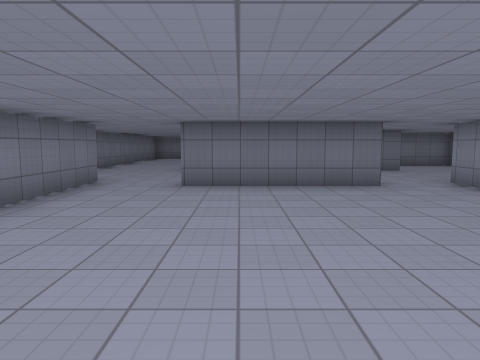
View 1 (above)

16 first-person views from a walk through a Godot game level. The camera is 1.5 m above the floor, tilts 6° down and sees 70° across. The floor is counted in squares, 2 m on a side. Each view is taken from the middle of a square. On the plan, view 1 faces up. The plan holds only what a view shows up to about 11 squares ahead; the rest is blank. The place goes on beyond the plan. Surface patterns are stand-ins for the level's own textures.

View 2
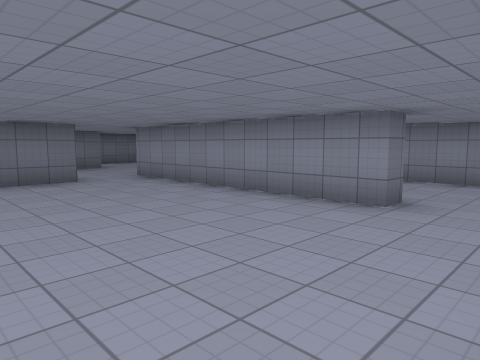

View 3
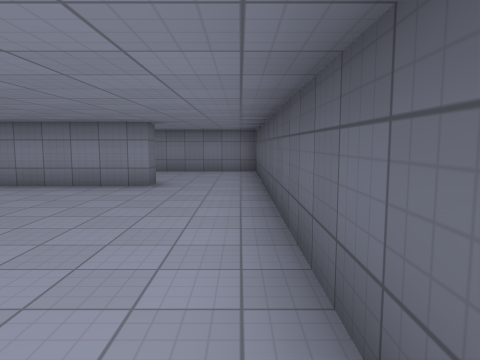

View 4
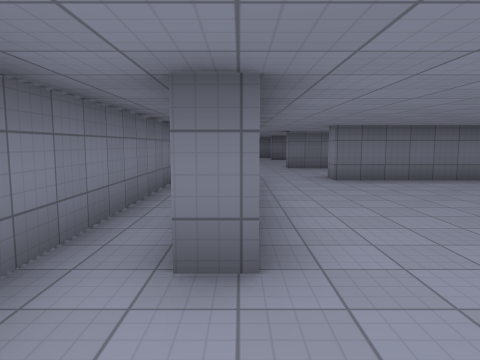

View 5
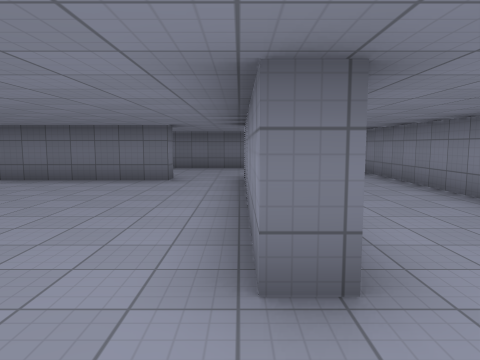

View 6
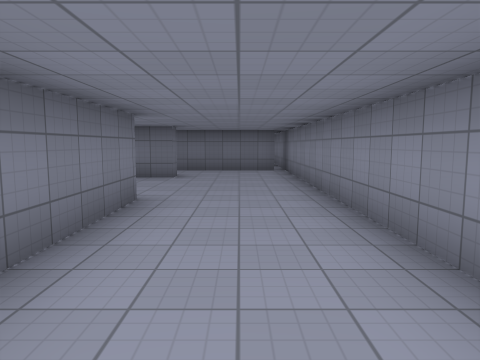

View 7
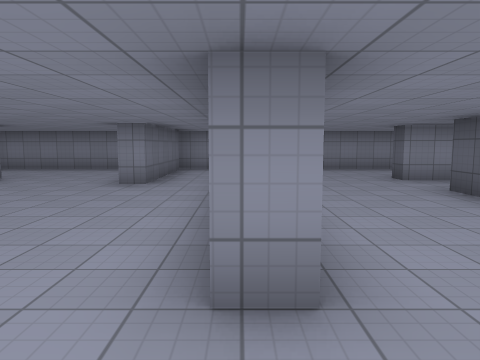

View 8
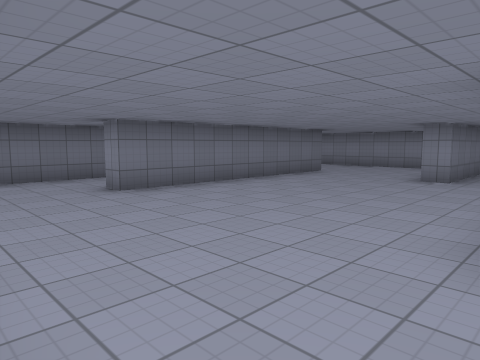

View 9
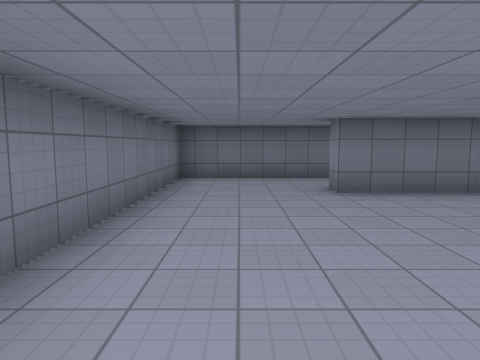

View 10
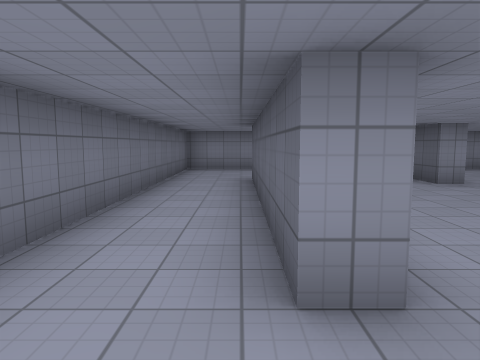

View 11
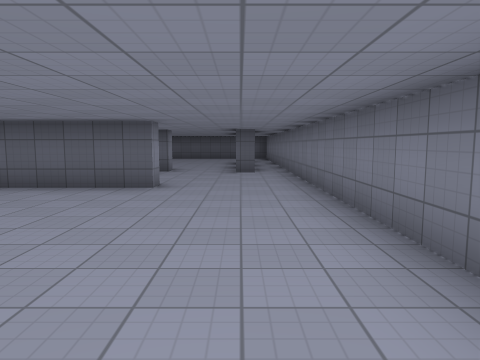

View 12
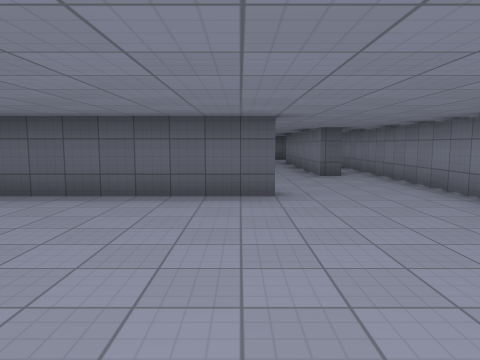

View 13
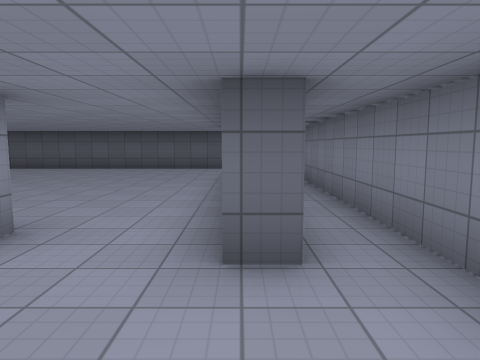

View 14
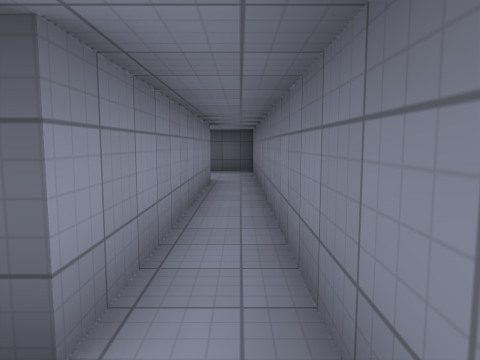

View 15
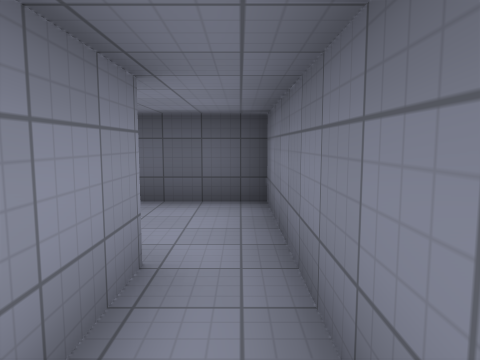

View 16
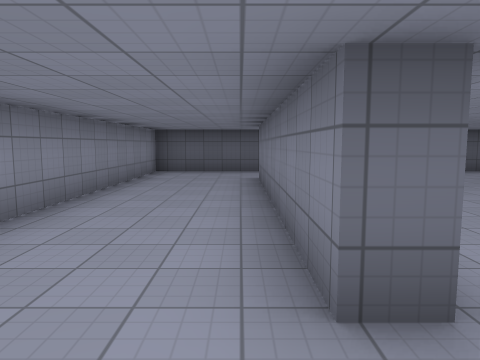

### Floor plan
Points are (right, up) in squares from view 1. A wall is a line through its corners. A room is listed if a view was taken in it or the views show most of it. See-through windows are left out.
Room 1 (views 1, 2, 3)
walls: (-2.4, -1.4) (3.6, -1.4); (4.1, 0.6) (4.1, 5.6); (-2.9, 5.5) (-2.9, 3.9); (2.5, 6.1) (-1, 6.1)
ways out: opening at (-3, -0.5) to room 2; opening at (-2, 6) to room 2; opening at (3, 6) to room 2; opening at (4, -0.5) to room 2
Room 2 (views 4, 5, 6, 7, 8, 9, 10, 11, 12, 13, 14, 15, 16)
walls: (-0.2, 9.6) (-1.5, 9.6) (-1.5, 10.1) (2.5, 10.1); (1.8, 6.6) (2.5, 6.6) (2.5, 6.1); (4.6, 10.1) (4.6, 9.6) (1.9, 9.6); (4.1, 5.6) (4.1, 6.6) (4.6, 6.6) (4.6, 0.6) (4.1, 0.6); (-1, 6.1) (-1, 6.6); (7, 11.8) (3.4, 11.8) (3.4, 12.3) (4.4, 12.3); (4.5, 15.2) (-1.5, 15.2) (-1.5, 15.7) (4.5, 15.7); (-2.9, 0.9) (-3.4, 0.9) (-3.4, 6.9) (-2.9, 6.9) (-2.9, 5.5); (3.6, -1.4) (7.3, -1.4) (7.3, 17.6) (-4.4, 17.6) (-4.4, -1.4) (-2.4, -1.4)
ways out: opening at (-3, -0.5) to room 1; opening at (-2, 6) to room 1; opening at (3, 6) to room 1; opening at (4, -0.5) to room 1

Positions as (right, up) in squares from view 1, and headings:
1: (0, 0), facing up
2: (0, -1), facing up-right
3: (-2, -1), facing right
4: (-3, -1), facing up
5: (4, -1), facing up
6: (6, 2), facing up
7: (-3, 10), facing right
8: (-4, 10), facing up-right
9: (-3, 10), facing up
10: (-3, 16), facing right
11: (-3, 16), facing down
12: (-1, 15), facing down
13: (-3, 9), facing down
14: (-4, 8), facing down
15: (-4, 3), facing down
16: (5, 8), facing down
